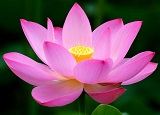
#> input picture Linear Image Filtering Toolbox using Basys3 FPGA/.coe file python codes/flower.jpg, 160 x 115 px
$ python parallel_image_generator.py
#> lines starting #> are read from the running program, lines starting #| are printed output that depends on the picture
# -*- coding: utf-8 -*-
import numpy as np
import cv2
img = cv2.imread("flower.jpg")
#> img is the input picture: shape (115, 160, 3); mean B, G, R 96.9, 79.6, 115.5

gray_img = cv2.cvtColor(img, cv2.COLOR_BGR2GRAY)
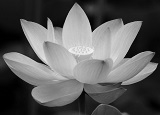
#> gray_img: shape (115, 160); min 0, max 242, mean 92.3

# Save the grayscale image
cv2.imwrite("Intermediate_Images/gray.bmp", gray_img)

#shift 1 bit down
a = np.zeros(img.shape)
for i in range(1, len(img)):
    for j in range(len(img[i])):
        for k in range(len(img[i][j])):
            #print(img[i][j][k])
            a[i-1][j][k] = img[i][j][k]
#> this loop made 114 passes

cv2.imwrite('Intermediate_Images/down.bmp', a)

#shift 1 bit up
a = np.zeros(img.shape)
for i in range(len(img)-1):
    for j in range(len(img[i])):
        for k in range(len(img[i][j])):
            #print(img[i][j][k])
            a[i+1][j][k] = img[i][j][k]

cv2.imwrite('Intermediate_Images/up.bmp', a)

#shift 1 bit left
a = np.zeros(img.shape)
for i in range(len(img)):
    for j in range(1, len(img[i])):
        for k in range(len(img[i][j])):
            #print(img[i][j][k])
            a[i][j-1][k] = img[i][j][k]
#> this loop made 115 passes
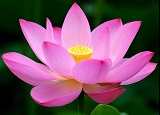
#> a: shape (115, 160, 3) float64; mean B, G, R 96.8, 79.5, 115.5

cv2.imwrite('Intermediate_Images/left.bmp', a)

#shift 1 bit right
a = np.zeros(img.shape)
for i in range(len(img)):
    for j in range(len(img[i])-1):
        for k in range(len(img[i][j])):
            #print(img[i][j][k])
            a[i][j+1][k] = img[i][j][k]
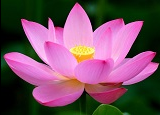
#> a: shape (115, 160, 3) float64; mean B, G, R 96.9, 79.5, 115.5

cv2.imwrite('Intermediate_Images/right.bmp', a)

#shift 1 bit down 1 bit left
a = np.zeros(img.shape)
for i in range(1, len(img)):
    for j in range(1, len(img[i])):
        for k in range(len(img[i][j])):
            #print(img[i][j][k])
            a[i-1][j-1][k] = img[i][j][k]
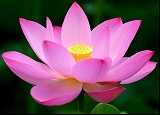
#> a: shape (115, 160, 3) float64; mean B, G, R 96.8, 79.2, 115.5

cv2.imwrite('Intermediate_Images/leftdown.bmp', a)

#shift 1 bit up
a = np.zeros(img.shape)
for i in range(len(img)-1):
    for j in range(len(img[i])-1):
        for k in range(len(img[i][j])):
            #print(img[i][j][k])
            a[i+1][j+1][k] = img[i][j][k]
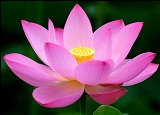
#> a: shape (115, 160, 3) float64; mean B, G, R 96.8, 79, 115.4

cv2.imwrite('Intermediate_Images/rightup.bmp', a)

#shift 1 bit left
a = np.zeros(img.shape)
for i in range(len(img)-1):
    for j in range(1, len(img[i])):
        for k in range(len(img[i][j])):
            #print(img[i][j][k])
            a[i+1][j-1][k] = img[i][j][k]
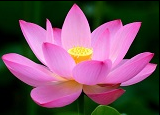
#> a: shape (115, 160, 3) float64; mean B, G, R 96.8, 79, 115.4

cv2.imwrite('Intermediate_Images/leftup.bmp', a)

#shift 1 bit right
a = np.zeros(img.shape)
for i in range(1, len(img)):
    for j in range(len(img[i])-1):
        for k in range(len(img[i][j])):
            #print(img[i][j][k])
            a[i-1][j+1][k] = img[i][j][k]
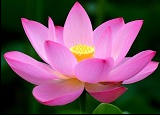
#> a: shape (115, 160, 3) float64; mean B, G, R 96.8, 79.2, 115.5

cv2.imwrite('Intermediate_Images/rightdown.bmp', a)
